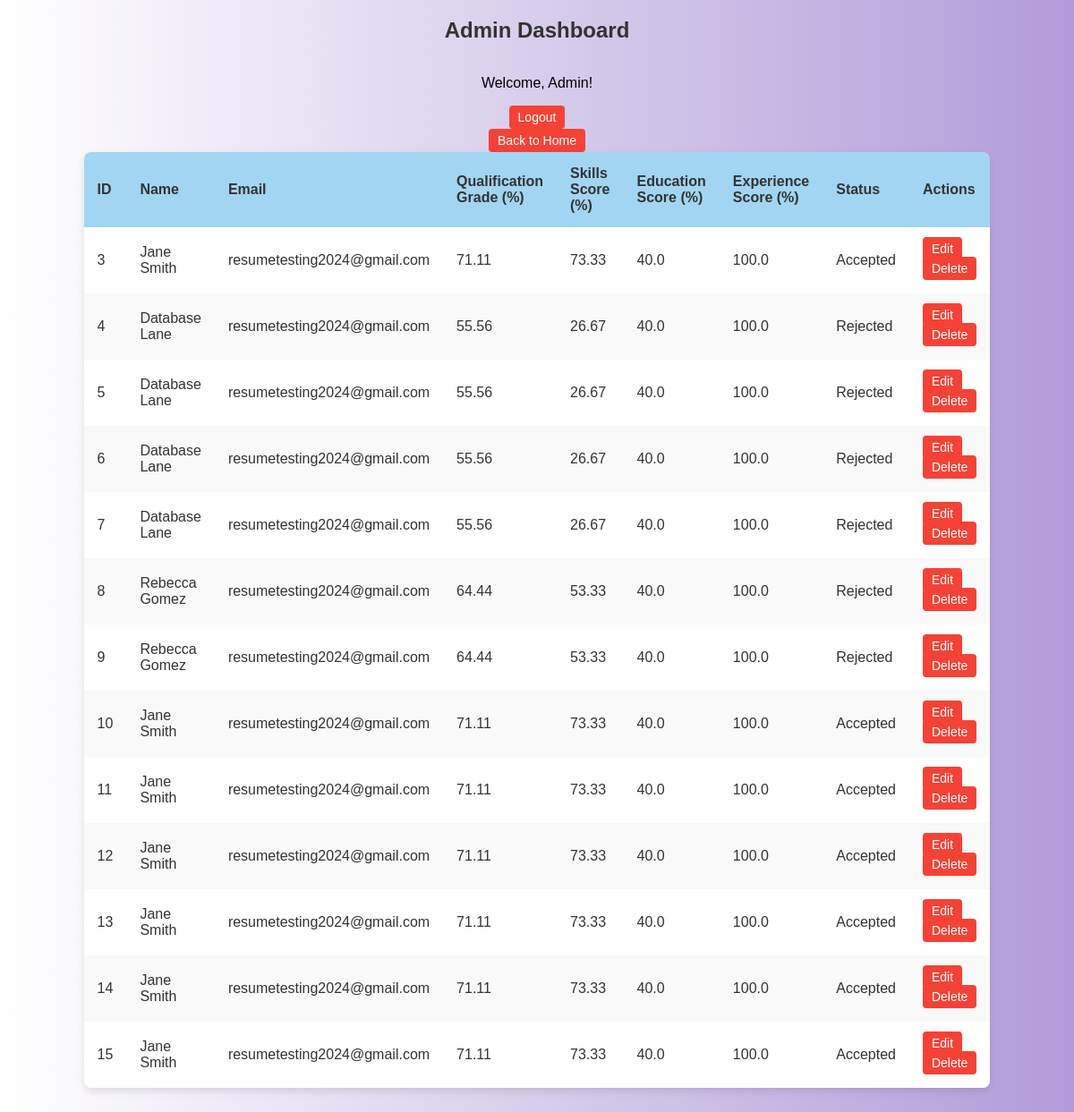
The app's page /admin/dashboard (signed in), older data.
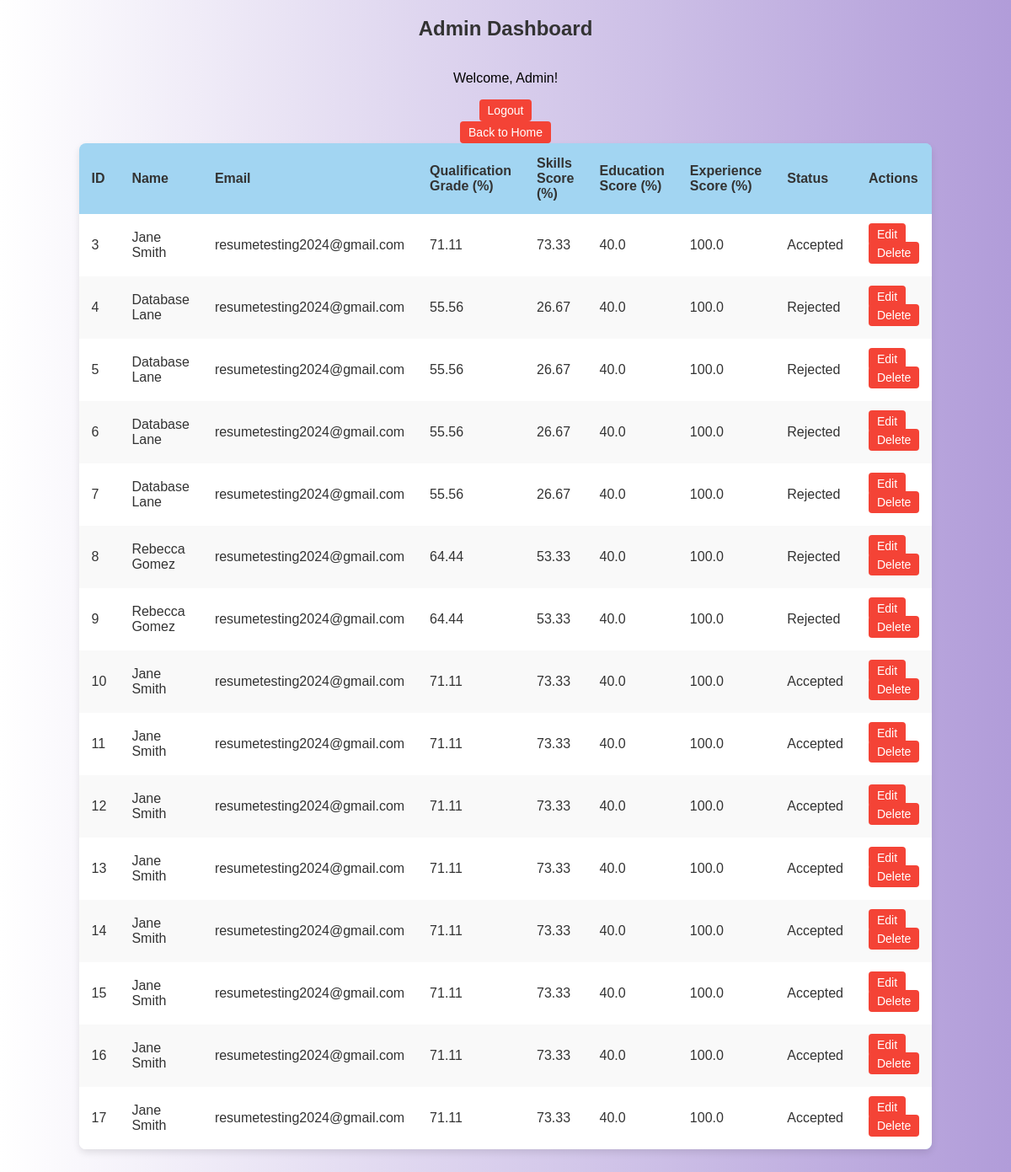
The same page, newer data.
### tables this page shows
CREATE TABLE interviewees (
            id INTEGER PRIMARY KEY AUTOINCREMENT,
            name TEXT NOT NULL,
            email TEXT NOT NULL,
            qualification_grade REAL NOT NULL,
            skills_score REAL,
            education_score REAL,
            experience_score REAL,
            status TEXT NOT NULL
        );

### app.py (the view)
@app.route('/admin/dashboard')
@admin_login_required
def admin_dashboard():
    interviewees = get_all_interviewees()
    return render_template('admin_dashboard.html', interviewees=interviewees)

### app.py (called while the page is built)
def admin_login_required(f):
    @wraps(f)
    def decorated_function(*args, **kwargs):
        if not session.get('admin_logged_in'):
            flash('Please log in to access this page.')
            return redirect(url_for('admin_login'))
        return f(*args, **kwargs)
    return decorated_function

### database/models.py (called while the page is built)
def get_db_connection():
    conn = sqlite3.connect(DATABASE)
    conn.row_factory = sqlite3.Row
    return conn

def get_all_interviewees():
    conn = get_db_connection()
    cursor = conn.cursor()
    cursor.execute('SELECT * FROM interviewees')
    interviewees = cursor.fetchall()
    conn.close()
    return interviewees

### templates/admin_dashboard.html (shortened to what this page needs)
<!DOCTYPE html>
<html lang="en">
<head>
    <link rel="stylesheet" href="{{ url_for('static', filename='css/styles5.css') }}">
</head>
<body>
    <h2>Admin Dashboard</h2>
    <p>Welcome, Admin!</p>
    <a href="{{ url_for('admin_logout') }}">Logout</a>
    <a href="{{ url_for('home') }}" class="back-button">Back to Home</a>
    <table>
        <thead>
            <tr>
                <th>ID</th>
                <th>Name</th>
                <th>Email</th>
                <th>Qualification Grade (%)</th>
                <th>Skills Score (%)</th>
                <th>Education Score (%)</th>
                <th>Experience Score (%)</th>
                <th>Status</th>
                <th>Actions</th>
            </tr>
        </thead>
        <tbody>
            {% for interviewee in interviewees %}
            <tr>
                <td>{{ interviewee.id }}</td>
                <td>{{ interviewee.name }}</td>
                <td>{{ interviewee.email }}</td>
                <td>{{ interviewee.qualification_grade | round(2) }}</td>
                <td>{{ interviewee.skills_score | round(2) }}</td>
                <td>{{ interviewee.education_score }}</td>
                <td>{{ interviewee.experience_score }}</td>
                <td>{{ interviewee.status }}</td>
                <td>
                    <a href="{{ url_for('edit_interviewee', id=interviewee.id) }}">Edit</a>
                    <form action="{{ url_for('delete_interviewee', id=interviewee.id) }}" method="post" style="display:inline;">
                        <button type="submit" onclick="return confirm('Are you sure you want to delete this interviewee?');">Delete</button>
                    </form>
                </td>
            </tr>
            {% else %}
            <tr>
                <td colspan="9">No interviewees found.</td>
            </tr>
            {% endfor %}
        </tbody>
    </table>
</body>
</html>

Row changes from the older to the newer data that the page shows:
added interviewees: id "16", name "Jane Smith", email "resumetesting2024@gmail.com", qualification_grade "71.11", skills_score "73.33", education_score "40.0", experience_score "100.0", status "Accepted"
added interviewees: id "17", name "Jane Smith", email "resumetesting2024@gmail.com", qualification_grade "71.11", skills_score "73.33", education_score "40.0", experience_score "100.0", status "Accepted"
